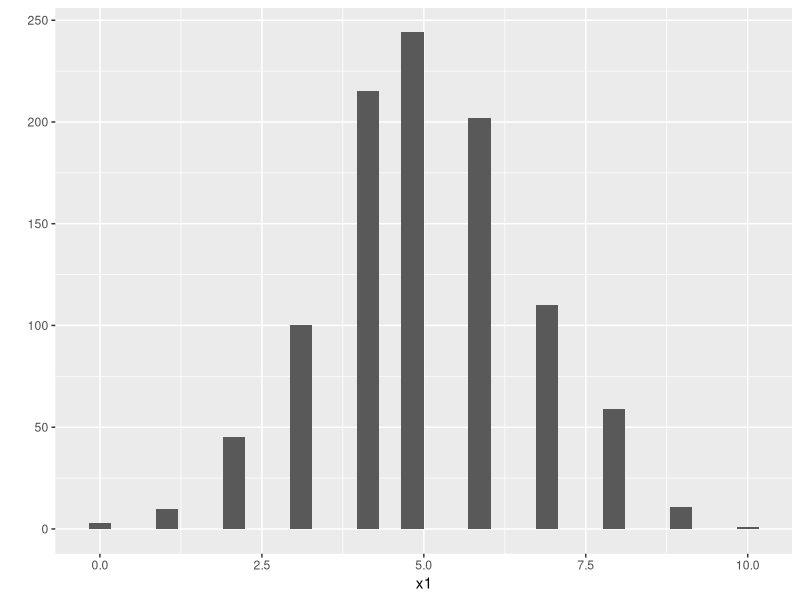
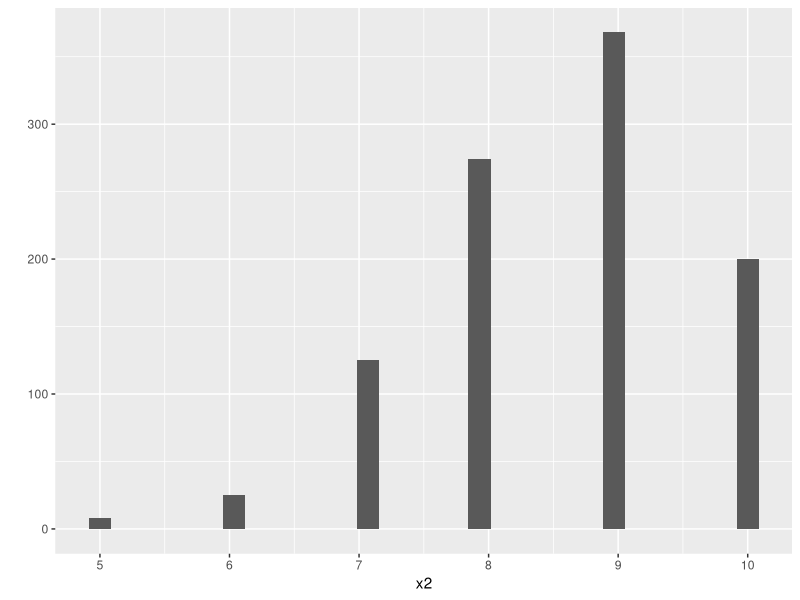

Write R code to recreate these figures, in order.
# Bayesian Model Estimatation
# https://m-clark.github.io/models-by-example/bayesian-basics.html

library(tidyverse)

# prior, likelihood, and posterior distributions
## soccer goal example, binomial example using probability of goal

# Set up ------------------------------------
# outcomes
shots <- c('goal','goal','goal','miss','miss',
           'goal','goal','miss','miss','goal')

# convert to numeric, 0/1
shots_01 <- as.numeric(shots == 'goal') # did not know this function

N <- length(shots)                 # sample size
n_goals <- sum(shots == 'goals')   # number of shots made (goals??)
n_missed <- sum(shots == 'miss')   # misses

# specify binomial distribution
## calculate theta θ between .5 - .85 with N = 10
set.seed(1234)

x1 <- rbinom(1000, size = 10, p =.5)    # probabiltiy of goal is 0.5
x2 <- rbinom(1000, size = 10, p = .85) # probabiltiy of goal is 0.85

mean(x1)

qplot(x1, geom = 'histogram')

mean(x2)

qplot(x2, geom = 'histogram')

# Prior ----------------------------------
# We don't actually know theta, so we are going to estimate it
## We'll fist supply some "prior" values for it to consider
theta = seq(from   = 1/(N + 1),
            to     = N/(N + 1),
            length = 10)

# Prior here is 0.5 representing a null prior, or the most likely (either or)
### here, the example is going with a triangle distribution, representing the 
# probability desnity function (possible theta values) which put high 
# probabiltiy values around the central value.
# https://en.wikipedia.org/wiki/Triangular_distribution
p_theta = pmin(theta, 1 - theta)

# uniform
# p_theta = dunif(theta)

# beta prior with mean = .5
# p_theta = dbeta(theta, 10, 10)

# Normalize so that values sum to 1
p_theta = p_theta / sum(p_theta) 

# Likelihood -----------------------------
p_data_given_theta = choose(N, n_goals) * theta^n_goals * (1-theta)^n_missed

# Posterior ------------------------------
p_data = p_data_given_theta*p_theta  # marginal probability of the data

p_theta_given_data = p_data_given_theta*p_theta / sum(p_data)  # Bayes theorem theorem

p_df <- data.frame(theta = theta,
                   prior = p_theta,
                   likelihood = p_data_given_theta,
                   posterior = p_theta_given_data)
p_df <- round(p_df, 3)
p_df

# my answers are differnt to the example's? 
# Not sure why, but the lesson is there: peaks in table show where to look

posterior_mean = sum(p_theta_given_data*theta) # theirs is .56 which makes sense
posterior_mean

